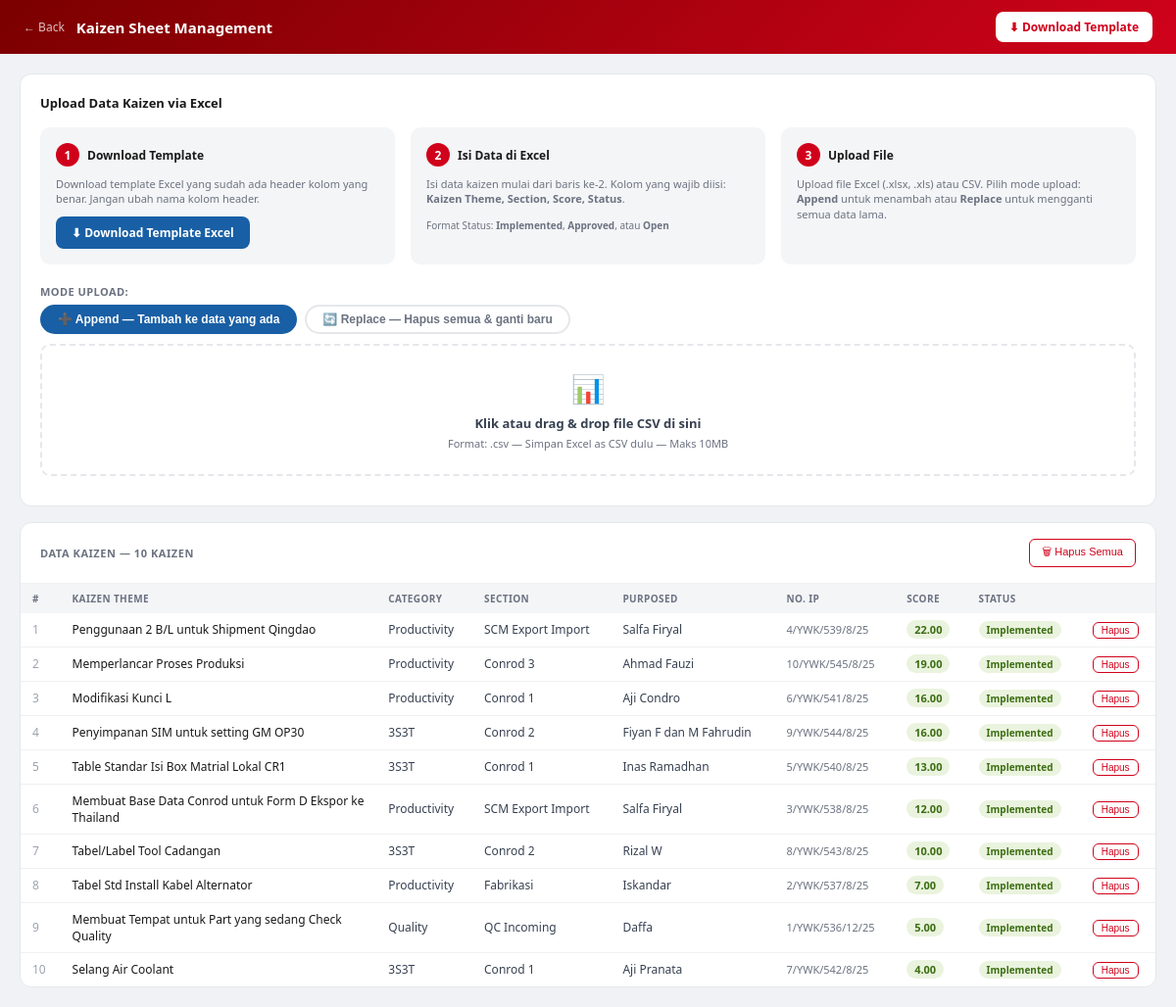
The page /admin/kaizen/index.php (signed in) on the database its author committed.
### tables this page shows
CREATE TABLE `kaizen_sheet` (
  `id` int(11) NOT NULL,
  `judul` varchar(255) NOT NULL,
  `category` varchar(100) DEFAULT NULL,
  `section` varchar(100) DEFAULT NULL,
  `pic` varchar(100) DEFAULT NULL,
  `purposed` varchar(255) DEFAULT NULL,
  `no_ip` varchar(50) DEFAULT NULL,
  `score` decimal(5,2) DEFAULT NULL,
  `status` varchar(50) DEFAULT 'Implemented',
  `created_at` timestamp NOT NULL DEFAULT current_timestamp()
);

### admin/kaizen/index.php (the view, shortened to what this page needs)
<?php
$db = getDB();
$kaizens = $db->query("
    SELECT * FROM kaizen_sheet ORDER BY score DESC, created_at DESC
")->fetchAll();
$total = count($kaizens);
?>
<!DOCTYPE html>
<html lang="id">
<head>
</head>
<body>
<div class="topbar">
    <div class="topbar-left">
        <a href="../index.php" class="back-btn">← Back</a>
        <div class="topbar-title">Kaizen Sheet Management</div>
    </div>
    <div class="topbar-actions">
        <a href="template.php" class="btn-white">⬇ Download Template</a>
    </div>
</div>
<div class="content">
    <div class="upload-card">
        <div style="font-size:13px; font-weight:700; color:#1a1a1a; margin-bottom:1rem;">
            Upload Data Kaizen via Excel
        </div>
        <div class="upload-steps">
            <div class="step">
                <div style="display:flex;align-items:center;gap:8px;margin-bottom:4px;">
                    <div class="step-num">1</div>
                    <div class="step-title">Download Template</div>
                </div>
                <div class="step-desc">
                    Download template Excel yang sudah ada header kolom yang benar.
                    Jangan ubah nama kolom header.
                </div>
                <a href="template.php" class="btn-download">⬇ Download Template Excel</a>
            </div>
            <div class="step">
                <div style="display:flex;align-items:center;gap:8px;margin-bottom:4px;">
                    <div class="step-num">2</div>
                    <div class="step-title">Isi Data di Excel</div>
                </div>
                <div class="step-desc">
                    Isi data kaizen mulai dari baris ke-2. Kolom yang wajib diisi:
                    <strong>Kaizen Theme, Section, Score, Status</strong>.
                </div>
                <div style="margin-top:6px; font-size:10px; color:#6b7280;">
                    Format Status: <strong>Implemented</strong>, <strong>Approved</strong>, atau <strong>Open</strong>
                </div>
            </div>
            <div class="step">
                <div style="display:flex;align-items:center;gap:8px;margin-bottom:4px;">
                    <div class="step-num">3</div>
                    <div class="step-title">Upload File</div>
                </div>
                <div class="step-desc">
                    Upload file Excel (.xlsx, .xls) atau CSV. Pilih mode upload:
                    <strong>Append</strong> untuk menambah atau
                    <strong>Replace</strong> untuk mengganti semua data lama.
                </div>
            </div>
        </div>
        <div style="margin-bottom:10px;">
            <div style="font-size:11px; font-weight:700; color:#6b7280;
                        text-transform:uppercase; letter-spacing:0.04em; margin-bottom:6px;">
                Mode Upload:
            </div>
            <div style="display:flex; gap:8px;">
                <button type="button" class="mode-btn active append" data-mode="append"
                        onclick="setMode('append')">
                    ➕ Append — Tambah ke data yang ada
                </button>
                <button type="button" class="mode-btn replace" data-mode="replace"
                        onclick="setMode('replace')">
                    🔄 Replace — Hapus semua & ganti baru
                </button>
            </div>
        </div>
        <div class="upload-form" id="dropZone"
             onclick="document.getElementById('excelFile').click()">
            <div class="upload-icon">📊</div>
            <div class="upload-title">Klik atau drag & drop file CSV di sini</div>
            <div class="upload-sub">Format: .csv — Simpan Excel as CSV dulu — Maks 10MB</div>
        </div>
    </div>
    <div class="table-card">
        <div class="table-header">
            <div class="table-title">
                Data Kaizen — <?= $total ?> kaizen
            </div>
            <?php if ($total > 0): ?>
            <form method="POST" onsubmit="return confirm('Hapus SEMUA data kaizen?')">
                <button type="submit" class="btn-danger">🗑 Hapus Semua</button>
            </form>
            <?php endif; ?>
        </div>
        <?php if (empty($kaizens)): ?>
            <div class="empty-state">
                📭 Belum ada data kaizen. Upload file Excel di atas untuk mulai.
            </div>
        <?php else: ?>
        <table>
            <thead>
                <tr>
                    <th>#</th>
                    <th>Kaizen Theme</th>
                    <th>Category</th>
                    <th>Section</th>
                    <th>Purposed</th>
                    <th>No. IP</th>
                    <th>Score</th>
                    <th>Status</th>
                    <th></th>
                </tr>
            </thead>
            <tbody>
                <?php foreach ($kaizens as $i => $k): ?>
                <tr>
                    <td style="color:#9ca3af;"><?= $i + 1 ?></td>
                    <td style="font-weight:500; color:#1a1a1a; max-width:300px;">
                        <?= htmlspecialchars($k['judul']) ?>
                    </td>
                    <td><?= htmlspecialchars($k['category'] ?? '—') ?></td>
                    <td><?= htmlspecialchars($k['section']  ?? '—') ?></td>
                    <td><?= htmlspecialchars($k['purposed'] ?? '—') ?></td>
                    <td style="font-size:11px; color:#6b7280;">
                        <?= htmlspecialchars($k['no_ip'] ?? '—') ?>
                    </td>
                    <td>
                        <span class="score-badge"><?= $k['score'] ?? '—' ?></span>
                    </td>
                    <td>
                        <?php
                        $sc  = strtolower($k['status'] ?? '');
                        $cls = str_contains($sc,'implement') ? 'status-implemented'
                             : (str_contains($sc,'approv') ? 'status-approved' : 'status-open');
                        ?>
                        <span class="status-badge <?= $cls ?>">
                            <?= htmlspecialchars($k['status'] ?? '—') ?>
                        </span>
                    </td>
                    <td>
                        <form method="POST" style="display:inline"
                              onsubmit="return confirm('Hapus data ini?')">
                            <button type="submit" class="btn-del">Hapus</button>
                        </form>
                    </td>
                </tr>
                <?php endforeach; ?>
            </tbody>
        </table>
        <?php endif; ?>
    </div>
</div>
</body>
</html>

### admin/kaizen/index.php (style rules this page uses)
* { box-sizing:border-box; margin:0; padding:0; }
body { font-family:'Segoe UI',sans-serif; background:#f0f2f5; }
.topbar { background: linear-gradient(135deg, #7B0000 0%, #D0021B 100%); padding: 12px 1.5rem; display: flex; align-items: center; justify-content: space-between; }
.topbar-left { display:flex; align-items:center; gap:12px; }
.back-btn { font-size:12px; color:rgba(255,255,255,0.75); text-decoration:none; }
.topbar-title { font-size:15px; font-weight:700; color:#fff; }
.topbar-actions { display:flex; gap:8px; }
.btn-white { background:#fff; color:#D0021B; border:none; border-radius:8px; padding:7px 14px; font-size:12px; font-weight:700; cursor:pointer; text-decoration:none; display:inline-flex; align-items:center; gap:5px; }
.content { padding:1.25rem; display:flex; flex-direction:column; gap:1rem; }
.upload-card { background:#fff; border:1px solid #e5e7eb; border-radius:12px; padding:1.25rem; }
.upload-steps { display: grid; grid-template-columns: repeat(3, 1fr); gap: 1rem; margin-bottom: 1.25rem; }
.step { background: #f4f5f7; border-radius: 10px; padding: 1rem; display: flex; flex-direction: column; gap: 6px; }
.step-num { width: 24px; height: 24px; background: #D0021B; color: #fff; border-radius: 50%; display: flex; align-items: center; justify-content: center; font-size: 12px; font-weight: 700; flex-shrink: 0; }
.step-title { font-size: 12px; font-weight: 700; color: #1a1a1a; }
.step-desc { font-size: 11px; color: #6b7280; line-height: 1.4; }
.btn-download { background: #185FA5; color: #fff; border: none; border-radius: 8px; padding: 8px 16px; font-size: 12px; font-weight: 600; cursor: pointer; text-decoration: none; display: inline-block; margin-top: 4px; width: fit-content; }
.upload-form { border: 2px dashed #e5e7eb; border-radius: 10px; padding: 1.5rem; text-align: center; transition: border-color 0.15s; cursor: pointer; }
.upload-icon { font-size: 28px; margin-bottom: 8px; }
.upload-title { font-size: 13px; font-weight: 600; color: #374151; margin-bottom: 4px; }
.upload-sub { font-size: 11px; color: #6b7280; }
.mode-btn { padding: 6px 16px; border-radius: 20px; font-size: 12px; font-weight: 600; cursor: pointer; border: 2px solid #e5e7eb; background: #fff; color: #6b7280; transition: all 0.15s; }
.mode-btn.active.append { background: #185FA5; border-color: #185FA5; color: #fff; }
.table-card { background: #fff; border: 1px solid #e5e7eb; border-radius: 12px; overflow: hidden; }
.table-header { display: flex; align-items: center; justify-content: space-between; padding: 1rem 1.25rem; border-bottom: 1px solid #f0f0f0; }
.table-title { font-size: 11px; font-weight: 700; color: #6b7280; text-transform: uppercase; letter-spacing: 0.05em; }
.btn-danger { background: #fff; color: #D0021B; border: 1px solid #D0021B; border-radius: 6px; font-size: 11px; padding: 4px 12px; cursor: pointer; }
.btn-del { background: #fff; color: #D0021B; border: 1px solid #D0021B; border-radius: 6px; font-size: 10px; padding: 2px 8px; cursor: pointer; }
table { width: 100%; border-collapse: collapse; font-size: 12px; }
th { padding: 8px 12px; text-align: left; font-size: 10px; font-weight: 700; color: #6b7280; background: #f4f5f7; text-transform: uppercase; letter-spacing: 0.04em; }
td { padding: 8px 12px; border-bottom: 1px solid #f0f0f0; color: #374151; }
tr:last-child td { border-bottom: none; }
.score-badge { font-size: 11px; font-weight: 700; padding: 2px 8px; border-radius: 20px; background: #EAF3DE; color: #3B6D11; }
.status-badge { font-size: 10px; font-weight: 600; padding: 2px 8px; border-radius: 20px; }
.status-implemented { background: #EAF3DE; color: #3B6D11; }

### rows shown on the page
kaizen_sheet: judul "Penggunaan 2 B/L untuk Shipment Qingdao", category "Productivity", section "SCM Export Import", purposed "Salfa Firyal", no_ip "4/YWK/539/8/25", score "22.00", status "Implemented"
kaizen_sheet: judul "Memperlancar Proses Produksi", category "Productivity", section "Conrod 3", purposed "Ahmad Fauzi", no_ip "10/YWK/545/8/25", score "19.00", status "Implemented"
kaizen_sheet: judul "Modifikasi Kunci L", category "Productivity", section "Conrod 1", purposed "Aji Condro", no_ip "6/YWK/541/8/25", score "16.00", status "Implemented"
kaizen_sheet: judul "Penyimpanan SIM untuk setting GM OP30", category "3S3T", section "Conrod 2", purposed "Fiyan F dan M Fahrudin", no_ip "9/YWK/544/8/25", score "16.00", status "Implemented"
kaizen_sheet: judul "Table Standar Isi Box Matrial Lokal CR1", category "3S3T", section "Conrod 1", purposed "Inas Ramadhan", no_ip "5/YWK/540/8/25", score "13.00", status "Implemented"
kaizen_sheet: judul "Membuat Base Data Conrod untuk Form D Ekspor ke Thailand", category "Productivity", section "SCM Export Import", purposed "Salfa Firyal", no_ip "3/YWK/538/8/25", score "12.00", status "Implemented"
kaizen_sheet: judul "Tabel/Label Tool Cadangan", category "3S3T", section "Conrod 2", purposed "Rizal W", no_ip "8/YWK/543/8/25", score "10.00", status "Implemented"
kaizen_sheet: judul "Tabel Std Install Kabel Alternator", category "Productivity", section "Fabrikasi", purposed "Iskandar", no_ip "2/YWK/537/8/25", score "7.00", status "Implemented"
kaizen_sheet: judul "Membuat Tempat untuk Part yang sedang Check Quality", category "Quality", section "QC Incoming", purposed "Daffa", no_ip "1/YWK/536/12/25", score "5.00", status "Implemented"
kaizen_sheet: judul "Selang Air Coolant", category "3S3T", section "Conrod 1", purposed "Aji Pranata", no_ip "7/YWK/542/8/25", score "4.00", status "Implemented"

### other values the page prints
$total "10"
